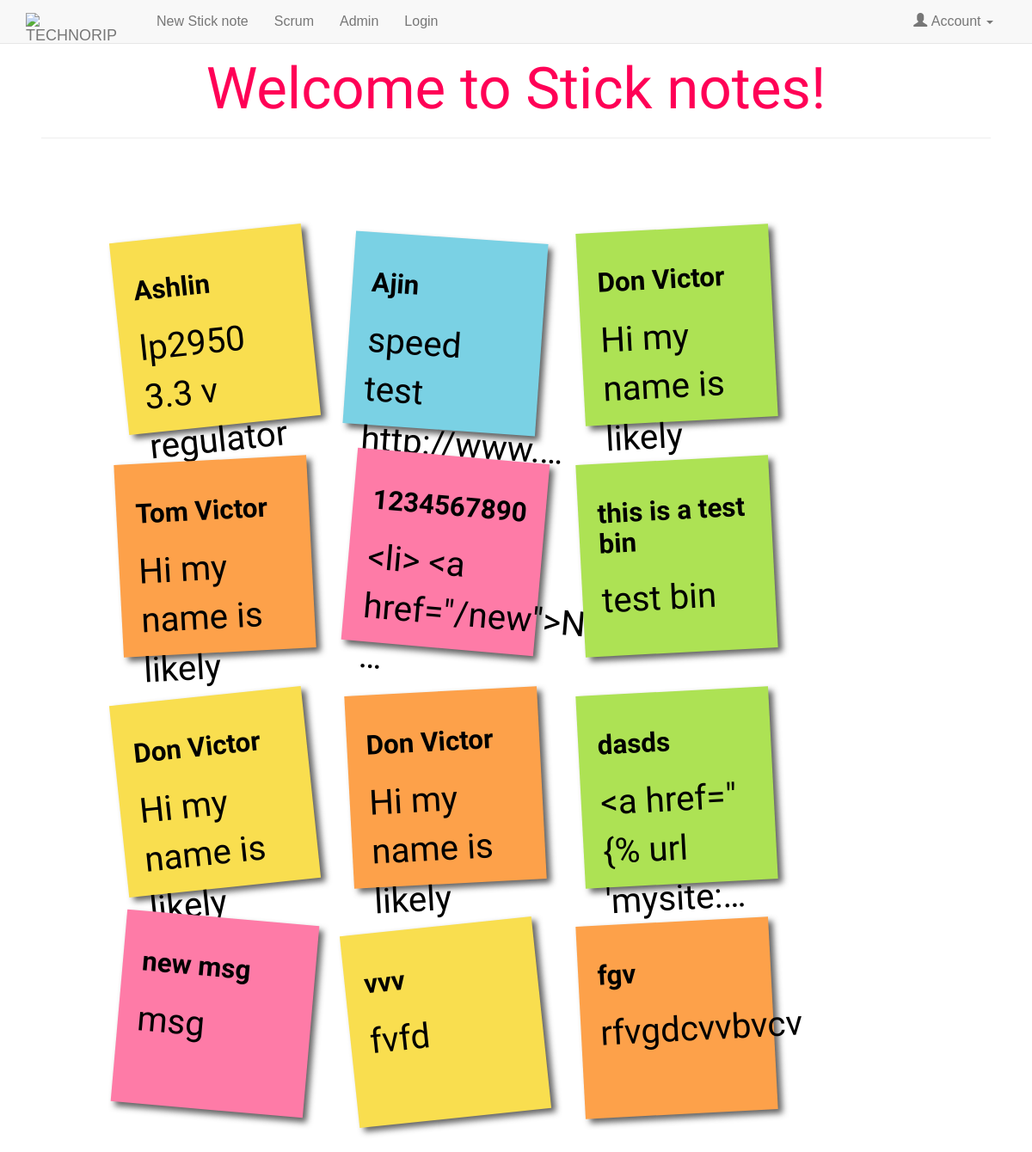
The page / on the database its author committed.
### mysite/models.py (models this page shows, shortened)
class notes(models.Model):
    title = models.CharField(max_length=100)
    content = models.TextField()
    author = models.ForeignKey('auth.User')
    published_date = models.DateTimeField(default=timezone.now())
    last_update_date = models.DateField(default=timezone.now())
    draft_staus = models.BooleanField()
    def get_absolute_url(self):
        return reverse("mysite:detail", kwargs={"id": self.id})

### mysite/views.py (the view)
# urls.py: 2. Add a URL to urlpatterns:  url(r'^$', views.home, name='home')
def home(request):
    all_notes = notes.objects.order_by('published_date')
    return render(request,'home.html',{'notes':all_notes})

### templates/home.html
{% extends 'base.html' %}
{% load staticfiles %}
{% block content %}
    <br><br><br>
    <div class="stick">
        <center>
            <h1>Welcome to Stick notes!</h1>
        </center>
        <hr>
        <ul>
            {% for note in notes %}
                <li>
                    <a href="{{ note.get_absolute_url }}">
                        <h2>{{ note.title }}</h2>
                        <p>{{ note.content|truncatechars:25 }}</p>
                    </a>
                </li>
            {% endfor %}
        </ul>
    </div>
{% endblock %}

### mysite/static/css/main.css (style rules this page uses)
* { margin:0; padding:0; }
body { font-family:arial,sans-serif; font-size:160%; margin:3em; color:#ff0056; }
.stick { font-size: 140%; }
.stick h1,h2,p { font-size:300%; font-weight:normal; font-family:"Reenie Beanie",arial,sans-serif; }
.stick h1 { font-size:300%; font-weight:normal; font-family:"Reenie Beanie",arial,sans-serif; margin-top: -50px; }
.stick ul,li { list-style:none; }
.stick ul { overflow:hidden; padding:3em; }
.stick ul li a { text-decoration:none; color:#000; background:#ffc; display:block; height:10em; width:10em; padding:1em; -moz-box-shadow:5px 5px 7px rgba(33,33,33,1); -webkit-box-shadow: 5px 5px 7px rgba(33,33,33,.7); box-shadow: 5px 5px 7px rgba(33,33,33,.7); -moz-transition:-moz-transform .15s linear; -o-transition:-o-transform .15s linear; -webkit-transition:-webkit-transform .15s linear; }
.stick ul li { margin:1em; float:left; }
.stick ul li h2 { font-size:140%; font-weight:bold; padding-bottom:10px; }
.stick ul li p { font-family:"Reenie Beanie",arial,sans-serif; font-size:180%; }
.stick ul li a { -webkit-transform: rotate(-6deg); -o-transform: rotate(-6deg); -moz-transform:rotate(-6deg); background: #f9de4f; }
.stick ul li:nth-child(even) a { -o-transform:rotate(4deg); -webkit-transform:rotate(4deg); -moz-transform:rotate(4deg); position:relative; top:5px; background:#7ad1e4; }
.stick ul li:nth-child(3n) a { -o-transform:rotate(-3deg); -webkit-transform:rotate(-3deg); -moz-transform:rotate(-3deg); position:relative; top:-5px; background:#ade254; }
.stick ul li:nth-child(4n) a { -o-transform:rotate(-3deg); -webkit-transform:rotate(-3deg); -moz-transform:rotate(-3deg); position:relative; top:-5px; background:#fda14a; }
.stick ul li:nth-child(5n) a { -o-transform:rotate(5deg); -webkit-transform:rotate(5deg); -moz-transform:rotate(5deg); position:relative; top:-10px; background: #fe7ba7; }

### rows shown on the page
notes: title "Ashlin", content "lp2950 3.3 v regulator…"
notes: title "Ajin", content "speed test http://www.…"
notes: title "Don Victor", content "Hi my name is likely…"
notes: title "Tom Victor", content "Hi my name is likely…"
notes: title "1234567890", content "<li> <a href=\"/new\">New …"
notes: title "this is a test bin", content "test bin"
notes: title "Don Victor", content "Hi my name is likely…"
notes: title "Don Victor", content "Hi my name is likely…"
notes: title "dasds", content "<a href=\"{% url 'mysite:…"
notes: title "new msg", content "msg"
notes: title "vvv", content "fvfd"
notes: title "fgv", content "rfvgdcvvbvcv"
